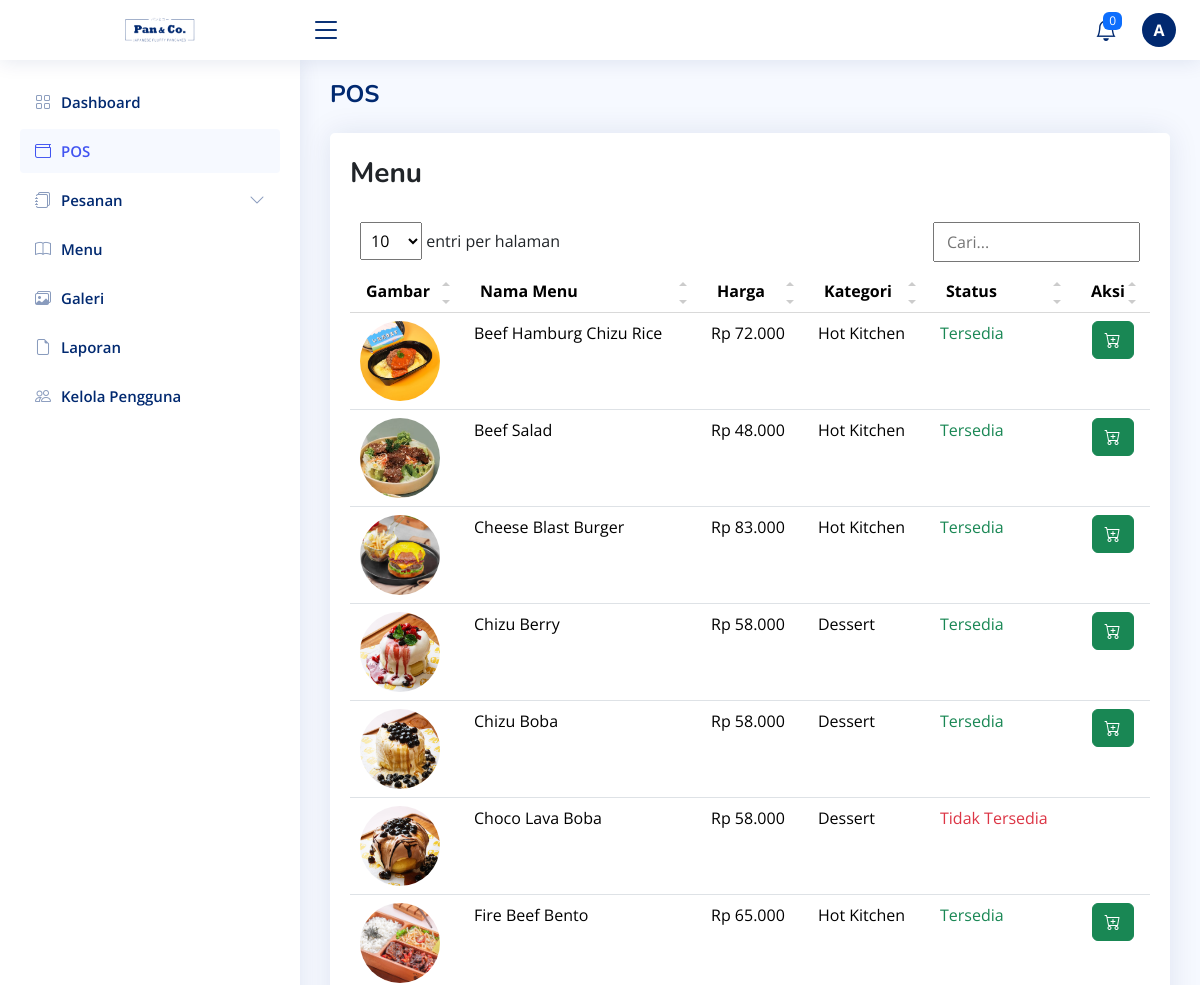
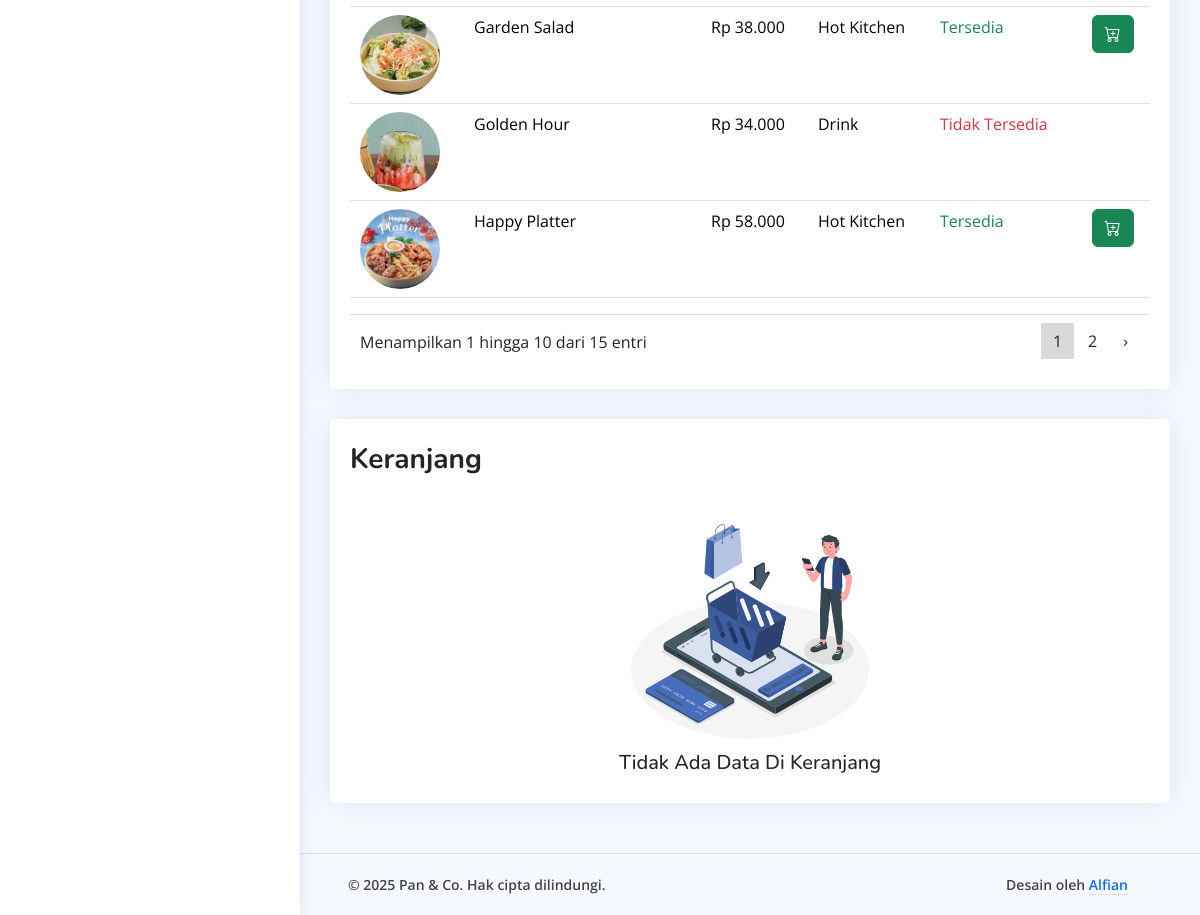
The app's page /dashboard/pos/show.php (signed in) with its own data (2 pictures, top to bottom).
### tables this page shows
CREATE TABLE `menu` (
  `id_menu` int NOT NULL,
  `tanggal_buat` datetime DEFAULT NULL,
  `nama_menu` varchar(255) DEFAULT NULL,
  `kategori` enum('Dessert','Hot Kitchen','Drink') NOT NULL,
  `harga` bigint DEFAULT NULL,
  `deskripsi` text,
  `status` enum('Tersedia','Tidak Tersedia') NOT NULL,
  `gambar` varchar(255) DEFAULT NULL
);

### dashboard/pos/show.php (the view, shortened to what the rows shown need)
<?php
include('../../config/config.php');
$title = 'POS';
?>
<div class="pagetitle">
    <div class="d-flex justify-content-between align-items-center gap-2 mb-4">
        <h1 class="mb-0 fw-bold"><?= $title ?></h1>
    </div>
</div>
<section class="section">
    <div class="row">
        <div class="col-lg-12">
            <div class="card">
                <div class="card-body pt-4">
                    <table class="table table-hover datatable" style="white-space: nowrap !important;">
                        <thead class="table-light">
                            <tr>
                                <th>Gambar</th>
                                <th>Nama Menu</th>
                                <th>Harga</th>
                                <th>Kategori</th>
                                <th>Status</th>
                                <th>Aksi</th>
                            </tr>
                        </thead>
                        <tbody>
                            <?php
                            $id_user = $_SESSION['id_user'];
                            $sql = "SELECT * FROM menu ORDER BY nama_menu ASC";
                            $query = mysqli_query($koneksi, $sql);
                            while ($data = mysqli_fetch_array($query)) :
                            ?>
                                <tr>
                                    <td>
                                        <img src="<?= get_image_url(base_url('assets/uploads/menu/' . $data['gambar'])); ?>" class="rounded-circle" style="width: 80px; height: 80px;" alt="<?= $data['nama_menu']; ?>" loading="lazy">
                                    </td>
                                    <td><?= $data['nama_menu'] ?></td>
                                    <td><?= 'Rp ' . number_format($data['harga'], 0, ',', '.') ?></td>
                                    <td><?= $data['kategori']; ?></td>
                                    <td>
                                        <span class="<?= $data['status'] === 'Tersedia' ? 'text-success' : 'text-danger'; ?>"><?= $data['status']; ?></span>
                                    </td>
                                    <td class="text-center">
                                        <?php if ($data['status'] === 'Tersedia'): ?>
                                            <?php
                                            $sql_tambah_keranjang = "SELECT * FROM keranjang
                                                                    WHERE id_user='$id_user'
                                                                    AND id_menu='{$data['id_menu']}'
                                                                    AND status='Belum Dipesan'";
                                            $query_tambah_keranjang = mysqli_query($koneksi, $sql_tambah_keranjang);
                                            if (mysqli_num_rows($query_tambah_keranjang) == 0):
                                            ?>
                                                <a href="<?= base_url('dashboard/pos/action.php?add-to-cart=' . $data['id_menu']); ?>" class="btn btn-success">
                                                    <i class="bi bi-bi bi-cart-plus"></i>
                                                </a>
                                            <?php else: ?>
                                                <h4 class="text-info mb-0"><i class="bi bi-cart-check-fill"></i></h4>
                                            <?php endif; ?>
                                        <?php endif; ?>
                                    </td>
                                </tr>
                            <?php endwhile ?>
                        </tbody>
                    </table>
                </div>
            </div>
        </div>
    </div>
</section>
<?php
include('../layout.php');
?>

### records on screen
menu: gambar (picture), nama_menu "Beef Hamburg Chizu Rice", harga "72.000", kategori "Hot Kitchen", status "Tersedia"
menu: gambar (picture), nama_menu "Beef Salad", harga "48.000", kategori "Hot Kitchen", status "Tersedia"
menu: gambar (picture), nama_menu "Cheese Blast Burger", harga "83.000", kategori "Hot Kitchen", status "Tersedia"
menu: gambar (picture), nama_menu "Chizu Berry", harga "58.000", kategori "Dessert", status "Tersedia"
menu: gambar (picture), nama_menu "Chizu Boba", harga "58.000", kategori "Dessert", status "Tersedia"
menu: gambar (picture), nama_menu "Choco Lava Boba", harga "58.000", kategori "Dessert", status "Tidak Tersedia"
menu: gambar (picture), nama_menu "Fire Beef Bento", harga "65.000", kategori "Hot Kitchen", status "Tersedia"
menu: gambar (picture), nama_menu "Garden Salad", harga "38.000", kategori "Hot Kitchen", status "Tersedia"
menu: gambar (picture), nama_menu "Golden Hour", harga "34.000", kategori "Drink", status "Tidak Tersedia"
menu: gambar (picture), nama_menu "Happy Platter", harga "58.000", kategori "Hot Kitchen", status "Tersedia"

### other values on screen
substr($_SESSION['nama_lengkap'], 0, 1) "A"
$title "POS"
